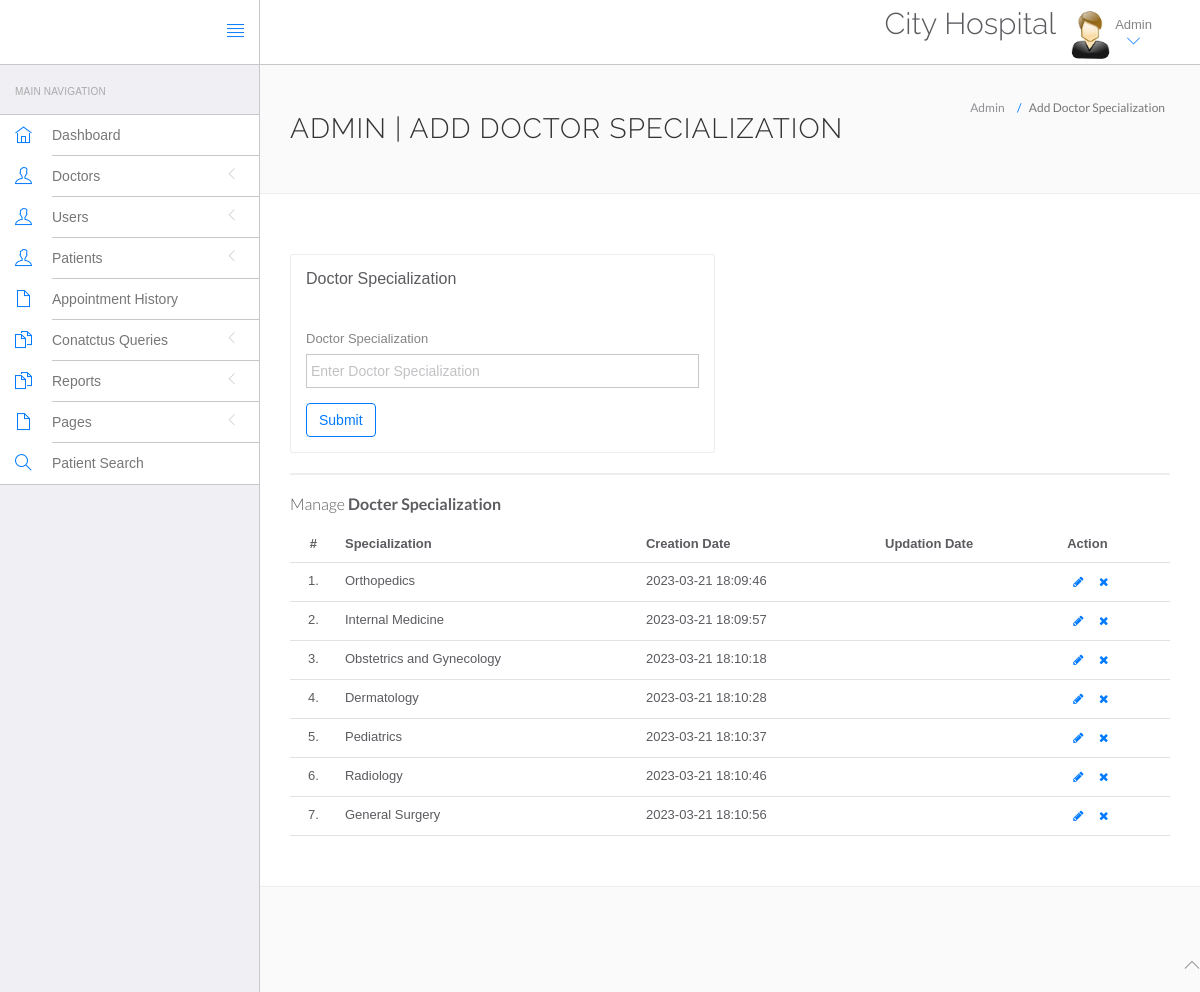
The page /System/website/admin/doctor-specilization.php (signed in) on the database its author committed.
### tables this page shows
CREATE TABLE `doctorspecilization` (
  `id` int(11) NOT NULL,
  `specilization` varchar(255) DEFAULT NULL,
  `creationDate` timestamp NULL DEFAULT current_timestamp(),
  `updationDate` timestamp NULL DEFAULT NULL ON UPDATE current_timestamp()
);

### System/website/admin/doctor-specilization.php (the view, shortened to what this page needs)
<?php
include('include/config.php');
if(strlen($_SESSION['id']==0)) {
 header('location:logout.php');
  } else{
?>
<!DOCTYPE html>
<html lang="en">
	<head>
		<link rel="stylesheet" href="vendor/bootstrap/css/bootstrap.min.css">
		<link rel="stylesheet" href="vendor/fontawesome/css/font-awesome.min.css">
		<link rel="stylesheet" href="vendor/themify-icons/themify-icons.min.css">
		<link href="vendor/animate.css/animate.min.css" rel="stylesheet" media="screen">
		<link href="vendor/perfect-scrollbar/perfect-scrollbar.min.css" rel="stylesheet" media="screen">
		<link href="vendor/switchery/switchery.min.css" rel="stylesheet" media="screen">
		<link href="vendor/bootstrap-touchspin/jquery.bootstrap-touchspin.min.css" rel="stylesheet" media="screen">
		<link href="vendor/select2/select2.min.css" rel="stylesheet" media="screen">
		<link href="vendor/bootstrap-datepicker/bootstrap-datepicker3.standalone.min.css" rel="stylesheet" media="screen">
		<link href="vendor/bootstrap-timepicker/bootstrap-timepicker.min.css" rel="stylesheet" media="screen">
		<link rel="stylesheet" href="assets/css/styles.css">
		<link rel="stylesheet" href="assets/css/plugins.css">
		<link rel="stylesheet" href="assets/css/themes/theme-1.css" id="skin_color" />
	</head>
	<body>
		<div id="app">
<?php include('include/sidebar.php');?>
			<div class="app-content">
						<?php include('include/header.php');?>
				<div class="main-content" >
					<div class="wrap-content container" id="container">
						<section id="page-title">
							<div class="row">
								<div class="col-sm-8">
									<h1 class="mainTitle">Admin | Add Doctor Specialization</h1>
																	</div>
								<ol class="breadcrumb">
									<li>
										<span>Admin</span>
									</li>
									<li class="active">
										<span>Add Doctor Specialization</span>
									</li>
								</ol>
							</div>
						</section>
						<div class="container-fluid container-fullw bg-white">
							<div class="row">
								<div class="col-md-12">
									<div class="row margin-top-30">
										<div class="col-lg-6 col-md-12">
											<div class="panel panel-white">
												<div class="panel-heading">
													<h5 class="panel-title">Doctor Specialization</h5>
												</div>
												<div class="panel-body">
													<form role="form" name="dcotorspcl" method="post" >
														<div class="form-group">
															<label for="exampleInputEmail1">
																Doctor Specialization
															</label>
							<input type="text" name="doctorspecilization" class="form-control"  placeholder="Enter Doctor Specialization">
														</div>
														<button type="submit" name="submit" class="btn btn-o btn-primary">
															Submit
														</button>
													</form>
												</div>
											</div>
										</div>
											</div>
										</div>
									<div class="col-lg-12 col-md-12">
											<div class="panel panel-white">
											</div>
										</div>
									</div>
									<div class="row">
								<div class="col-md-12">
									<h5 class="over-title margin-bottom-15">Manage <span class="text-bold">Docter Specialization</span></h5>
									<table class="table table-hover" id="sample-table-1">
										<thead>
											<tr>
												<th class="center">#</th>
												<th>Specialization</th>
												<th class="hidden-xs">Creation Date</th>
												<th>Updation Date</th>
												<th>Action</th>
											</tr>
										</thead>
										<tbody>
<?php
$sql=mysqli_query($con,"select * from doctorSpecilization");
$cnt=1;
while($row=mysqli_fetch_array($sql))
{
?>
											<tr>
												<td class="center"><?php echo $cnt;?>.</td>
												<td class="hidden-xs"><?php echo $row['specilization'];?></td>
												<td><?php echo $row['creationDate'];?></td>
												<td><?php echo $row['updationDate'];?>
												</td>
												<td >
												<div class="visible-md visible-lg hidden-sm hidden-xs">
							<a href="edit-doctor-specialization.php?id=<?php echo $row['id'];?>" class="btn btn-transparent btn-xs" tooltip-placement="top" tooltip="Edit"><i class="fa fa-pencil"></i></a>
	<a href="doctor-specilization.php?id=<?php echo $row['id']?>&del=delete" onClick="return confirm('Are you sure you want to delete?')"class="btn btn-transparent btn-xs tooltips" tooltip-placement="top" tooltip="Remove"><i class="fa fa-times fa fa-white"></i></a>
												</div>
												</td>
											</tr>
											<?php
$cnt=$cnt+1;
											 }?>
										</tbody>
									</table>
								</div>
							</div>
								</div>
							</div>
						</div>
					</div>
				</div>
	<?php include('include/footer.php');?>
	</body>
</html>
<?php } ?>

### System/website/admin/include/sidebar.php (shortened to what this page needs)
<div class="sidebar app-aside" id="sidebar">
				<div class="sidebar-container perfect-scrollbar">
<nav>
						<div class="navbar-title">
							<span>Main Navigation</span>
						</div>
						<ul class="main-navigation-menu">
							<li>
								<a href="dashboard.php">
									<div class="item-content">
										<div class="item-media">
											<i class="ti-home"></i>
										</div>
										<div class="item-inner">
											<span class="title"> Dashboard </span>
										</div>
									</div>
								</a>
							</li>
							<li>
								<a href="javascript:void(0)">
									<div class="item-content">
										<div class="item-media">
											<i class="ti-user"></i>
										</div>
										<div class="item-inner">
											<span class="title"> Doctors </span><i class="icon-arrow"></i>
										</div>
									</div>
								</a>
								</li>
				<li>
								<a href="javascript:void(0)">
									<div class="item-content">
										<div class="item-media">
											<i class="ti-user"></i>
										</div>
										<div class="item-inner">
											<span class="title"> Users </span><i class="icon-arrow"></i>
										</div>
									</div>
								</a>
								</li>
								<li>
								<a href="javascript:void(0)">
									<div class="item-content">
										<div class="item-media">
											<i class="ti-user"></i>
										</div>
										<div class="item-inner">
											<span class="title"> Patients </span><i class="icon-arrow"></i>
										</div>
									</div>
								</a>
								</li>
<li>
								<a href="appointment-history.php">
									<div class="item-content">
										<div class="item-media">
											<i class="ti-file"></i>
										</div>
										<div class="item-inner">
											<span class="title"> Appointment History </span>
										</div>
									</div>
								</a>
							</li>
				<li>
								<a href="javascript:void(0)">
									<div class="item-content">
										<div class="item-media">
											<i class="ti-files"></i>
										</div>
										<div class="item-inner">
											<span class="title"> Conatctus Queries </span><i class="icon-arrow"></i>
										</div>
									</div>
								</a>
								</li>
				<li>
								<a href="javascript:void(0)">
									<div class="item-content">
										<div class="item-media">
											<i class="ti-files"></i>
										</div>
										<div class="item-inner">
											<span class="title"> Reports </span><i class="icon-arrow"></i>
										</div>
									</div>
								</a>
							</li>
				<li>
								<a href="javascript:void(0)">
									<div class="item-content">
										<div class="item-media">
											<i class="ti-file"></i>
										</div>
										<div class="item-inner">
											<span class="title"> Pages </span><i class="icon-arrow"></i>
										</div>
									</div>
								</a>
							</li>
								<li>
								<a href="patient-search.php">
									<div class="item-content">
										<div class="item-media">
											<i class="ti-search"></i>
										</div>
										<div class="item-inner">
											<span class="title"> Patient Search </span>
										</div>
									</div>
								</a>
							</li>
						</ul>
					</nav>
					</div>
			</div>

### System/website/admin/include/header.php (shortened to what this page needs)
<header class="navbar navbar-default navbar-static-top">
					<div class="navbar-header">
						<a class="navbar-brand" href="#">
						</a>
						<a href="#" class="sidebar-toggler pull-right visible-md visible-lg" data-toggle-class="app-sidebar-closed" data-toggle-target="#app">
							<i class="ti-align-justify"></i>
						</a>
					</div>
					<div class="navbar-collapse collapse">
						<ul class="nav navbar-right">
								<li  style="padding-top:2% ">
								<h2>City Hospital</h2>
							</li>
							<li class="dropdown current-user">
								<a href class="dropdown-toggle" data-toggle="dropdown">
									<img src="assets/images/images.jpg" > <span class="username">
			Admin
									<i class="ti-angle-down"></i></i></span>
								</a>
							</li>
						</ul>
					</div>
				</header>

### System/website/admin/include/footer.php
<footer>
				<div class="footer-inner">
					<div class="pull-left">
					<span class="text-bold text-uppercase">City Hospital @2023</span>
					</div>
					<div class="pull-right">
						<span class="go-top"><i class="ti-angle-up"></i></span>
					</div>
				</div>
			</footer>

### System/website/admin/assets/css/plugins.css (style rules this page uses)
.perfect-scrollbar { overflow-y: hidden !important; }

### System/website/admin/assets/css/themes/theme-1.css (style rules this page uses)
body { background: #FAFAFA; }
header .navbar-header { background: #ffffff !important; border-right-color: #c8c7cc !important; border-bottom-color: #c8c7cc !important; }
header .navbar-header .sidebar-toggler, header .navbar-header .sidebar-mobile-toggler { color: #007aff !important; }
header .navbar-header .navbar-brand { color: #777 !important; }
header .navbar-collapse { background: #ffffff !important; border-bottom-color: #c8c7cc !important; box-shadow: none !important; }
header .navbar-collapse .navbar-right > li > a { color: #777; }
header .navbar-collapse .navbar-right > li > a i { color: #007aff !important; }
#sidebar { background: #EFEFF4 !important; }
#sidebar:before { border-right-width: "1px" !important; border-right-style: solid; border-right-color: #c8c7cc !important; }
#sidebar nav { border-right-width: "1px" !important; border-right-style: solid; border-right-color: #c8c7cc !important; }
#sidebar nav .navbar-title { color: #aaaaaa; }
#sidebar nav > ul { background: #ffffff !important; border-bottom-color: #c8c7cc !important; border-top-color: #c8c7cc !important; }
#sidebar nav > ul > li > a .item-media > i { color: #007aff !important; }
#sidebar nav > ul > li > a .item-inner { color: #777 !important; border-bottom-color: #c8c7cc; }

### rows shown on the page
doctorspecilization: specilization "Orthopedics", creationDate "2023-03-21 18:09:46"
doctorspecilization: specilization "Internal Medicine", creationDate "2023-03-21 18:09:57"
doctorspecilization: specilization "Obstetrics and Gynecology", creationDate "2023-03-21 18:10:18"
doctorspecilization: specilization "Dermatology", creationDate "2023-03-21 18:10:28"
doctorspecilization: specilization "Pediatrics", creationDate "2023-03-21 18:10:37"
doctorspecilization: specilization "Radiology", creationDate "2023-03-21 18:10:46"
doctorspecilization: specilization "General Surgery", creationDate "2023-03-21 18:10:56"
